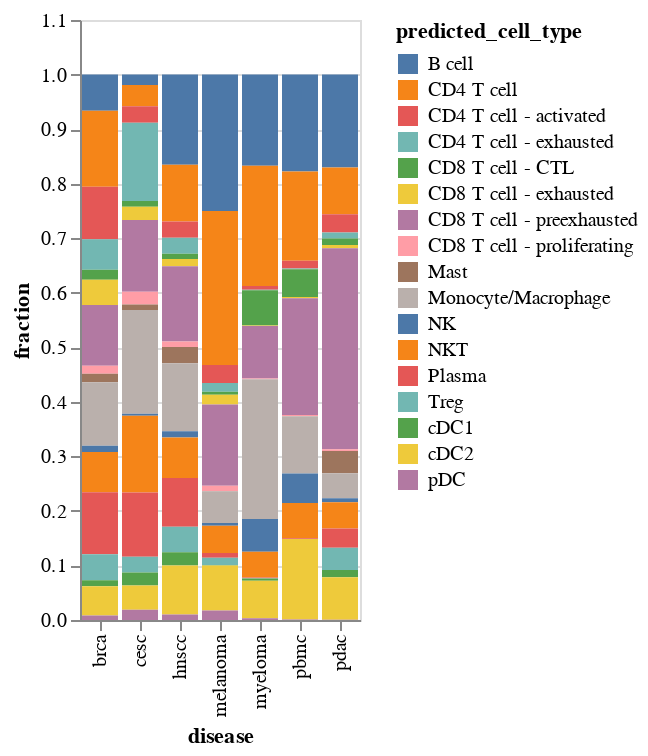

Notebook cell for this chart:
### Code cell
from collections import Counter
def plot_proportion(adata, x, y, percentage=True):
    samples = sorted(set(adata.obs[x]))
    cell_types = sorted(set(adata.obs[y]))

    data = []
    for s in samples:
        mini = adata.obs[adata.obs[x]==s]
        counts = Counter(mini[y])
        for c in cell_types:
            data.append([s, c, counts.get(c, 0)/mini.shape[0] if percentage else counts.get(c, 0)])
    df = pd.DataFrame(data=data)
    df.columns = [x, y, 'fraction' if percentage else 'count']

    return alt.Chart(df).mark_bar().encode(
        x=x,
        y='fraction' if percentage else 'count',
        color=y
    )
plot_proportion(combined[[True if c in pds.cell_types else False
                          for c in combined.obs['predicted_cell_type']]], 'disease', 'predicted_cell_type')

### Figure 1 — Vega-Lite specification as saved in the notebook (floating-point values rounded to 4 significant figures)
{"config": {"view": {"continuousWidth": 400, "continuousHeight": 300}}, "data": {"name": "data-ad1f6e2ee59a6605b99c9088428fe409"}, "mark": "bar", "encoding": {"color": {"type": "nominal", "field": "predicted_cell_type"}, "x": {"type": "nominal", "field": "disease"}, "y": {"type": "quantitative", "field": "fraction"}}, "$schema": "https://vega.github.io/schema/vega-lite/v4.8.1.json", "datasets": {"data-ad1f6e2ee59a6605b99c9088428fe409": [{"disease": "brca", "predicted_cell_type": "B cell", "fraction": 0.06627}, {"disease": "brca", "predicted_cell_type": "CD4 T cell", "fraction": 0.1395}, {"disease": "brca", "predicted_cell_type": "CD4 T cell - activated", "fraction": 0.09602}, {"disease": "brca", "predicted_cell_type": "CD4 T cell - exhausted", "fraction": 0.05615}, {"disease": "brca", "predicted_cell_type": "CD8 T cell - CTL", "fraction": 0.01803}, {"disease": "brca", "predicted_cell_type": "CD8 T cell - exhausted", "fraction": 0.04666}, {"disease": "brca", "predicted_cell_type": "CD8 T cell - preexhausted", "fraction": 0.1114}, {"disease": "brca", "predicted_cell_type": "CD8 T cell - proliferating", "fraction": 0.01453}, {"disease": "brca", "predicted_cell_type": "Mast", "fraction": 0.01542}, {"disease": "brca", "predicted_cell_type": "Monocyte/Macrophage", "fraction": 0.1163}, {"disease": "brca", "predicted_cell_type": "NK", "fraction": 0.01152}, {"disease": "brca", "predicted_cell_type": "NKT", "fraction": 0.07379}, {"disease": "brca", "predicted_cell_type": "Plasma", "fraction": 0.1139}, {"disease": "brca", "predicted_cell_type": "Treg", "fraction": 0.04727}, {"disease": "brca", "predicted_cell_type": "cDC1", "fraction": 0.01136}, {"disease": "brca", "predicted_cell_type": "cDC2", "fraction": 0.05363}, {"disease": "brca", "predicted_cell_type": "pDC", "fraction": 0.008088}, {"disease": "cesc", "predicted_cell_type": "B cell", "fraction": 0.01913}, {"disease": "cesc", "predicted_cell_type": "CD4 T cell", "fraction": 0.0391}, {"disease": "cesc", "predicted_cell_type": "CD4 T cell - activated", "fraction": 0.02995}, {"disease": "cesc", "predicted_cell_type": "CD4 T cell - exhausted", "fraction": 0.1434}, {"disease": "cesc", "predicted_cell_type": "CD8 T cell - CTL", "fraction": 0.0107}, {"disease": "cesc", "predicted_cell_type": "CD8 T cell - exhausted", "fraction": 0.02436}, {"disease": "cesc", "predicted_cell_type": "CD8 T cell - preexhausted", "fraction": 0.1316}, {"disease": "cesc", "predicted_cell_type": "CD8 T cell - proliferating", "fraction": 0.02353}, {"disease": "cesc", "predicted_cell_type": "Mast", "fraction": 0.009863}, {"disease": "cesc", "predicted_cell_type": "Monocyte/Macrophage", "fraction": 0.1904}, {"disease": "cesc", "predicted_cell_type": "NK", "fraction": 0.003684}, {"disease": "cesc", "predicted_cell_type": "NKT", "fraction": 0.1405}, {"disease": "cesc", "predicted_cell_type": "Plasma", "fraction": 0.1178}, {"disease": "cesc", "predicted_cell_type": "Treg", "fraction": 0.029}, {"disease": "cesc", "predicted_cell_type": "cDC1", "fraction": 0.02365}, {"disease": "cesc", "predicted_cell_type": "cDC2", "fraction": 0.04468}, {"disease": "cesc", "predicted_cell_type": "pDC", "fraction": 0.01878}, {"disease": "hnscc", "predicted_cell_type": "B cell", "fraction": 0.1653}, {"disease": "hnscc", "predicted_cell_type": "CD4 T cell", "fraction": 0.1041}, {"disease": "hnscc", "predicted_cell_type": "CD4 T cell - activated", "fraction": 0.02995}, {"disease": "hnscc", "predicted_cell_type": "CD4 T cell - exhausted", "fraction": 0.02898}, {"disease": "hnscc", "predicted_cell_type": "CD8 T cell - CTL", "fraction": 0.009863}, {"disease": "hnscc", "predicted_cell_type": "CD8 T cell - exhausted", "fraction": 0.01333}, {"disease": "hnscc", "predicted_cell_type": "CD8 T cell - preexhausted", "fraction": 0.1377}, {"disease": "hnscc", "predicted_cell_type": "CD8 T cell - proliferating", "fraction": 0.01038}, {"disease": "hnscc", "predicted_cell_type": "Mast", "fraction": 0.02956}, {"disease": "hnscc", "predicted_cell_type": "Monocyte/Macrophage", "fraction": 0.125}, {"disease": "hnscc", "predicted_cell_type": "NK", "fraction": 0.01132}, {"disease": "hnscc", "predicted_cell_type": "NKT", "fraction": 0.074}, {"disease": "hnscc", "predicted_cell_type": "Plasma", "fraction": 0.08935}, {"disease": "hnscc", "predicted_cell_type": "Treg", "fraction": 0.04699}, {"disease": "hnscc", "predicted_cell_type": "cDC1", "fraction": 0.02436}, {"disease": "hnscc", "predicted_cell_type": "cDC2", "fraction": 0.08969}, {"disease": "hnscc", "predicted_cell_type": "pDC", "fraction": 0.01011}, {"disease": "melanoma", "predicted_cell_type": "B cell", "fraction": 0.2502}, {"disease": "melanoma", "predicted_cell_type": "CD4 T cell", "fraction": 0.2825}, {"disease": "melanoma", "predicted_cell_type": "CD4 T cell - activated", "fraction": 0.03269}, {"disease": "melanoma", "predicted_cell_type": "CD4 T cell - exhausted", "fraction": 0.01598}, {"disease": "melanoma", "predicted_cell_type": "CD8 T cell - CTL", "fraction": 0.005497}, {"disease": "melanoma", "predicted_cell_type": "CD8 T cell - exhausted", "fraction": 0.01813}, {"disease": "melanoma", "predicted_cell_type": "CD8 T cell - preexhausted", "fraction": 0.1488}, {"disease": "melanoma", "predicted_cell_type": "CD8 T cell - proliferating", "fraction": 0.009538}, {"disease": "melanoma", "predicted_cell_type": "Mast", "fraction": 0.0006189}, {"disease": "melanoma", "predicted_cell_type": "Monocyte/Macrophage", "fraction": 0.05817}, {"disease": "melanoma", "predicted_cell_type": "NK", "fraction": 0.004915}, {"disease": "melanoma", "predicted_cell_type": "NKT", "fraction": 0.05024}, {"disease": "melanoma", "predicted_cell_type": "Plasma", "fraction": 0.008555}, {"disease": "melanoma", "predicted_cell_type": "Treg", "fraction": 0.01325}, {"disease": "melanoma", "predicted_cell_type": "cDC1", "fraction": 0.0008009}, {"disease": "melanoma", "predicted_cell_type": "cDC2", "fraction": 0.08278}, {"disease": "melanoma", "predicted_cell_type": "pDC", "fraction": 0.01729}, {"disease": "myeloma", "predicted_cell_type": "B cell", "fraction": 0.1674}, {"disease": "myeloma", "predicted_cell_type": "CD4 T cell", "fraction": 0.2205}, {"disease": "myeloma", "predicted_cell_type": "CD4 T cell - activated", "fraction": 0.006471}, {"disease": "myeloma", "predicted_cell_type": "CD4 T cell - exhausted", "fraction": 0.001231}, {"disease": "myeloma", "predicted_cell_type": "CD8 T cell - CTL", "fraction": 0.06467}, {"disease": "myeloma", "predicted_cell_type": "CD8 T cell - exhausted", "fraction": 0.000955}, {"disease": "myeloma", "predicted_cell_type": "CD8 T cell - preexhausted", "fraction": 0.09606}, {"disease": "myeloma", "predicted_cell_type": "CD8 T cell - proliferating", "fraction": 0.001307}, {"disease": "myeloma", "predicted_cell_type": "Mast", "fraction": 0.0001257}, {"disease": "myeloma", "predicted_cell_type": "Monocyte/Macrophage", "fraction": 0.2562}, {"disease": "myeloma", "predicted_cell_type": "NK", "fraction": 0.05976}, {"disease": "myeloma", "predicted_cell_type": "NKT", "fraction": 0.04762}, {"disease": "myeloma", "predicted_cell_type": "Plasma", "fraction": 0.001307}, {"disease": "myeloma", "predicted_cell_type": "Treg", "fraction": 0.0003141}, {"disease": "myeloma", "predicted_cell_type": "cDC1", "fraction": 0.003933}, {"disease": "myeloma", "predicted_cell_type": "cDC2", "fraction": 0.06879}, {"disease": "myeloma", "predicted_cell_type": "pDC", "fraction": 0.003355}, {"disease": "pbmc", "predicted_cell_type": "B cell", "fraction": 0.1775}, {"disease": "pbmc", "predicted_cell_type": "CD4 T cell", "fraction": 0.1638}, {"disease": "pbmc", "predicted_cell_type": "CD4 T cell - activated", "fraction": 0.0141}, {"disease": "pbmc", "predicted_cell_type": "CD4 T cell - exhausted", "fraction": 0.001524}, {"disease": "pbmc", "predicted_cell_type": "CD8 T cell - CTL", "fraction": 0.05105}, {"disease": "pbmc", "predicted_cell_type": "CD8 T cell - exhausted", "fraction": 0.001905}, {"disease": "pbmc", "predicted_cell_type": "CD8 T cell - preexhausted", "fraction": 0.2145}, {"disease": "pbmc", "predicted_cell_type": "CD8 T cell - proliferating", "fraction": 0.001905}, {"disease": "pbmc", "predicted_cell_type": "Mast", "fraction": 0.000381}, {"disease": "pbmc", "predicted_cell_type": "Monocyte/Macrophage", "fraction": 0.1048}, {"disease": "pbmc", "predicted_cell_type": "NK", "fraction": 0.0541}, {"disease": "pbmc", "predicted_cell_type": "NKT", "fraction": 0.06438}, {"disease": "pbmc", "predicted_cell_type": "Plasma", "fraction": 0.001524}, {"disease": "pbmc", "predicted_cell_type": "Treg", "fraction": 0.0}, {"disease": "pbmc", "predicted_cell_type": "cDC1", "fraction": 0.0}, {"disease": "pbmc", "predicted_cell_type": "cDC2", "fraction": 0.1478}, {"disease": "pbmc", "predicted_cell_type": "pDC", "fraction": 0.0007619}, {"disease": "pdac", "predicted_cell_type": "B cell", "fraction": 0.1702}, {"disease": "pdac", "predicted_cell_type": "CD4 T cell", "fraction": 0.08604}, {"disease": "pdac", "predicted_cell_type": "CD4 T cell - activated", "fraction": 0.03338}, {"disease": "pdac", "predicted_cell_type": "CD4 T cell - exhausted", "fraction": 0.01099}, {"disease": "pdac", "predicted_cell_type": "CD8 T cell - CTL", "fraction": 0.01178}, {"disease": "pdac", "predicted_cell_type": "CD8 T cell - exhausted", "fraction": 0.006072}, {"disease": "pdac", "predicted_cell_type": "CD8 T cell - preexhausted", "fraction": 0.3684}, {"disease": "pdac", "predicted_cell_type": "CD8 T cell - proliferating", "fraction": 0.003484}, {"disease": "pdac", "predicted_cell_type": "Mast", "fraction": 0.04075}, {"disease": "pdac", "predicted_cell_type": "Monocyte/Macrophage", "fraction": 0.04566}, {"disease": "pdac", "predicted_cell_type": "NK", "fraction": 0.007226}, {"disease": "pdac", "predicted_cell_type": "NKT", "fraction": 0.04848}, {"disease": "pdac", "predicted_cell_type": "Plasma", "fraction": 0.03499}, {"disease": "pdac", "predicted_cell_type": "Treg", "fraction": 0.04069}, {"disease": "pdac", "predicted_cell_type": "cDC1", "fraction": 0.01364}, {"disease": "pdac", "predicted_cell_type": "cDC2", "fraction": 0.07786}, {"disease": "pdac", "predicted_cell_type": "pDC", "fraction": 0.0003667}]}}
